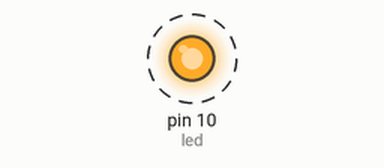
Bench run of a sketch on a simulated Arduino Uno, built with avr-gcc and run on an emulated ATmega328P. Shown: output pins drawn as LEDs (lit = HIGH). Dashed ring = blinking.

Above: at 0.3 s.
Timing chart, 0 to 3.0 s (numbered marks = the images above):
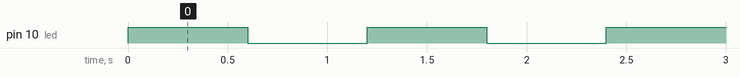

Measured:
- by itself, pin 10 (led): alternates HIGH for 0.60 s and LOW for 0.60 s

The sketch:

ledBlink.ino
```cpp
int led = 10;
void setup() {
  pinMode(led, OUTPUT);

}
void loop() {
  digitalWrite(led, HIGH);
  delay(600);
  digitalWrite(led, LOW);
  delay(600);
}
```
